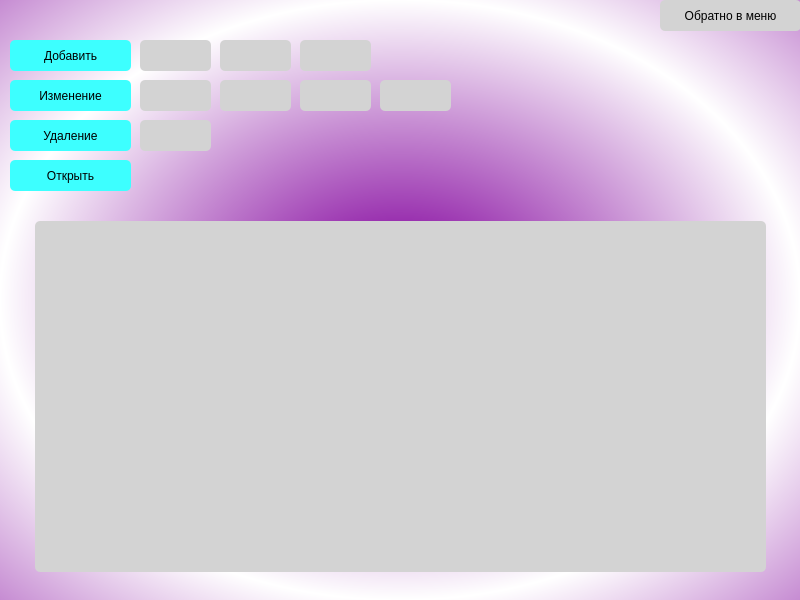
<?xml version="1.0" encoding="UTF-8"?>
<ui version="4.0">
 <class>MainWindow</class>
 <widget class="QMainWindow" name="MainWindow">
  <property name="geometry">
   <rect>
    <x>0</x>
    <y>0</y>
    <width>800</width>
    <height>600</height>
   </rect>
  </property>
  <property name="minimumSize">
   <size>
    <width>800</width>
    <height>600</height>
   </size>
  </property>
  <property name="maximumSize">
   <size>
    <width>800</width>
    <height>600</height>
   </size>
  </property>
  <property name="sizeIncrement">
   <size>
    <width>800</width>
    <height>600</height>
   </size>
  </property>
  <property name="baseSize">
   <size>
    <width>800</width>
    <height>600</height>
   </size>
  </property>
  <property name="windowTitle">
   <string>MainWindow</string>
  </property>
  <property name="styleSheet">
   <string notr="true">background-color: qradialgradient(spread:reflect, cx:0.5, cy:0.5, radius:0.5, fx:0.5, fy:0.5, stop:0.0852273 rgba(129, 0, 156, 255), stop:1 rgba(255, 255, 255, 255));
font: 75 12pt &quot;Fixedsys&quot;;
</string>
  </property>
  <widget class="QWidget" name="centralwidget">
   <widget class="QPushButton" name="Add">
    <property name="geometry">
     <rect>
      <x>10</x>
      <y>40</y>
      <width>121</width>
      <height>31</height>
     </rect>
    </property>
    <property name="styleSheet">
     <string notr="true">background-color: rgb(61, 255, 255);
border-radius: 5px;</string>
    </property>
    <property name="text">
     <string>Добавить</string>
    </property>
   </widget>
   <widget class="QPushButton" name="Change">
    <property name="geometry">
     <rect>
      <x>10</x>
      <y>80</y>
      <width>121</width>
      <height>31</height>
     </rect>
    </property>
    <property name="styleSheet">
     <string notr="true">background-color: rgb(61, 255, 255);
border-radius: 5px;</string>
    </property>
    <property name="text">
     <string>Изменение</string>
    </property>
   </widget>
   <widget class="QPushButton" name="Dell">
    <property name="geometry">
     <rect>
      <x>10</x>
      <y>120</y>
      <width>121</width>
      <height>31</height>
     </rect>
    </property>
    <property name="styleSheet">
     <string notr="true">background-color: rgb(61, 255, 255);
border-radius: 5px;</string>
    </property>
    <property name="text">
     <string>Удаление</string>
    </property>
   </widget>
   <widget class="QPushButton" name="Back">
    <property name="geometry">
     <rect>
      <x>660</x>
      <y>0</y>
      <width>141</width>
      <height>31</height>
     </rect>
    </property>
    <property name="styleSheet">
     <string notr="true">background-color: rgb(211, 211, 211);
border-radius: 5px;</string>
    </property>
    <property name="text">
     <string>Обратно в меню</string>
    </property>
   </widget>
   <widget class="QPushButton" name="Open">
    <property name="geometry">
     <rect>
      <x>10</x>
      <y>160</y>
      <width>121</width>
      <height>31</height>
     </rect>
    </property>
    <property name="styleSheet">
     <string notr="true">background-color: rgb(61, 255, 255);
border-radius: 5px;</string>
    </property>
    <property name="text">
     <string>Открыть</string>
    </property>
   </widget>
   <widget class="QTableWidget" name="tableWidget">
    <property name="geometry">
     <rect>
      <x>35</x>
      <y>221</y>
      <width>731</width>
      <height>351</height>
     </rect>
    </property>
    <property name="styleSheet">
     <string notr="true">background-color: rgb(211, 211, 211);
border-radius: 5px;</string>
    </property>
   </widget>
   <widget class="QLineEdit" name="DellLine">
    <property name="geometry">
     <rect>
      <x>140</x>
      <y>120</y>
      <width>71</width>
      <height>31</height>
     </rect>
    </property>
    <property name="styleSheet">
     <string notr="true">background-color: rgb(211, 211, 211);
border-radius: 5px;</string>
    </property>
   </widget>
   <widget class="QLineEdit" name="AddLine">
    <property name="geometry">
     <rect>
      <x>140</x>
      <y>40</y>
      <width>71</width>
      <height>31</height>
     </rect>
    </property>
    <property name="styleSheet">
     <string notr="true">background-color: rgb(211, 211, 211);
border-radius: 5px;</string>
    </property>
   </widget>
   <widget class="QLineEdit" name="AddLine_2">
    <property name="geometry">
     <rect>
      <x>220</x>
      <y>40</y>
      <width>71</width>
      <height>31</height>
     </rect>
    </property>
    <property name="styleSheet">
     <string notr="true">background-color: rgb(211, 211, 211);
border-radius: 5px;</string>
    </property>
   </widget>
   <widget class="QLineEdit" name="AddLine_3">
    <property name="geometry">
     <rect>
      <x>300</x>
      <y>40</y>
      <width>71</width>
      <height>31</height>
     </rect>
    </property>
    <property name="styleSheet">
     <string notr="true">background-color: rgb(211, 211, 211);
border-radius: 5px;</string>
    </property>
   </widget>
   <widget class="QLineEdit" name="ChangeLine">
    <property name="geometry">
     <rect>
      <x>140</x>
      <y>80</y>
      <width>71</width>
      <height>31</height>
     </rect>
    </property>
    <property name="styleSheet">
     <string notr="true">background-color: rgb(211, 211, 211);
border-radius: 5px;</string>
    </property>
   </widget>
   <widget class="QLineEdit" name="ChangeLine_2">
    <property name="geometry">
     <rect>
      <x>220</x>
      <y>80</y>
      <width>71</width>
      <height>31</height>
     </rect>
    </property>
    <property name="styleSheet">
     <string notr="true">background-color: rgb(211, 211, 211);
border-radius: 5px;</string>
    </property>
   </widget>
   <widget class="QLineEdit" name="ChangeLine_3">
    <property name="geometry">
     <rect>
      <x>300</x>
      <y>80</y>
      <width>71</width>
      <height>31</height>
     </rect>
    </property>
    <property name="styleSheet">
     <string notr="true">background-color: rgb(211, 211, 211);
border-radius: 5px;</string>
    </property>
   </widget>
   <widget class="QLineEdit" name="ChangeLine_4">
    <property name="geometry">
     <rect>
      <x>380</x>
      <y>80</y>
      <width>71</width>
      <height>31</height>
     </rect>
    </property>
    <property name="styleSheet">
     <string notr="true">background-color: rgb(211, 211, 211);
border-radius: 5px;</string>
    </property>
   </widget>
  </widget>
 </widget>
 <resources/>
 <connections/>
</ui>
